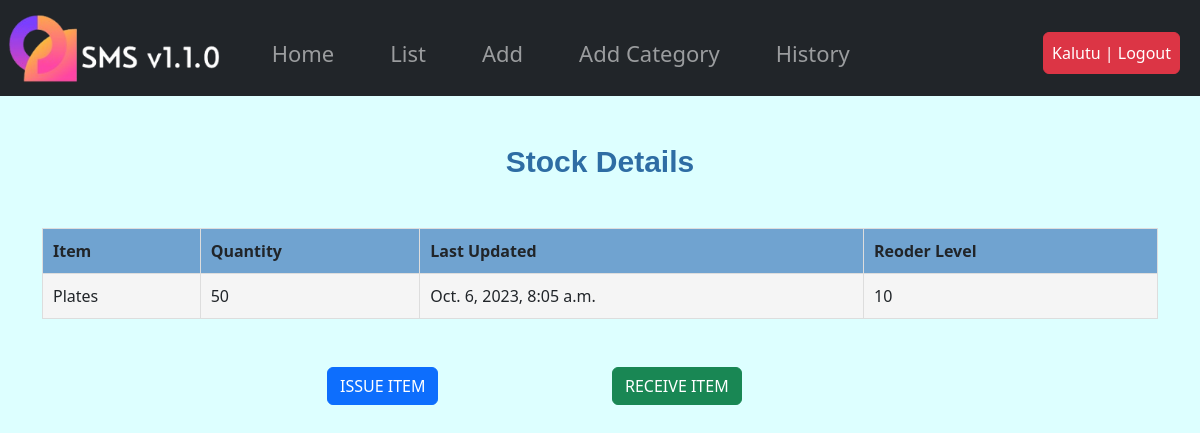
The app's page /stock/detail/19/ (signed in) with its own data.
### stockmgt/models.py (models this page shows, shortened)
class Stock(models.Model):
    category = models.ForeignKey(Category, on_delete=models.CASCADE, blank=True, null=True)
    item_name = models.CharField(max_length=50, blank=True, null=True)
    quantity = models.IntegerField(default='0', blank=True, null=True)
    receive_quantity = models.IntegerField(default='0', blank=True, null=True)
    receive_by = models.CharField(max_length=50, blank=True, null=True)
    issue_quantity = models.IntegerField(default='0', blank=True, null=True)
    issue_by = models.CharField(max_length=50, blank=True, null=True)
    issue_to = models.CharField(max_length=50, blank=True, null=True)
    phone_number = models.CharField(max_length=50, blank=True, null=True)
    created_by = models.CharField(max_length=50, blank=True, null=True)
    reorder_level = models.IntegerField(default='0', blank=True, null=True)
    timestamp = models.DateTimeField(auto_now_add=True, auto_now=False)
    last_updated = models.DateTimeField(auto_now_add=False, auto_now=True)
    export_to_CSV = models.BooleanField(default=False)

### stockmgt/views.py (the view)
# urls.py: path('detail/<str:id>/', stock_detail, name="detail"),
@login_required(login_url=('/accounts/login'))
def stock_detail(request, id):
    title = "Stock Details"
    queryset = Stock.objects.get(id=id)
    context={
        'title':title,
        'queryset': queryset,
    }
    return render(request, 'stock/detail.html', context)

### stockmgt/templates/stock/detail.html
{% extends 'stock/base.html' %}
{% load bootstrap5 %}
{% block content %}
      <div class="container mt-5">
        <h1 class="title mb-5">{{ title }}</h1>
      </div>
      <div class="container">
        <table>
                <tr>
                  <th>Item</th>
                  <th>Quantity</th>
                  <th>Last Updated</th>
                  <th>Reoder Level</th>
                </tr>
                <tr>
                  <td>{{queryset.item_name}}</td>
                  <td>{{queryset.quantity}}</td>
                  <td>{{queryset.last_updated}}</td>
                  <td>{{queryset.reorder_level}}</td>
                </tr>
        </table>
        <div class="row mt-5">
          <div class="col-sm-3"></div>
          <div class="col-sm-3"><a href='{% url "stock:issue" id=queryset.id%}'><div class='btn btn-primary'>ISSUE ITEM</div></a></div>
          <div class="col-sm-3"><a href='{% url "stock:receive" id=queryset.id%}'><div class='btn btn-success'>RECEIVE ITEM</div></a></div>
          <div class="col-sm-3"></div>
        </div>
      </div>
{% endblock %}

### stockmgt/templates/stock/base.html (shortened to what this page needs)
{% load static %}
<!DOCTYPE html>
<html lang="en">
<head>
    <link rel="stylesheet" href="https://cdnjs.cloudflare.com/ajax/libs/font-awesome/5.15.3/css/all.min.css">
    <link href="https://cdn.jsdelivr.net/npm/bootstrap@5.3.2/dist/css/bootstrap.min.css" rel="stylesheet">
    <link rel="stylesheet" href="{% static 'css/styles.css' %}">
</head>
<body>
    <nav class="navbar navbar-expand-lg navbar-dark bg-dark">
        {% if user.is_authenticated %}
        <a class="navbar-brand" href="{% url 'home' %}"><img height="70px" src="{% static 'img/logo.png' %}" alt="logo"></a>
        <div class="collapse navbar-collapse" id="navbarNav">
            <ul class="navbar-nav ml-auto">
                <li class="nav-item">
                    <a class="nav-link" href="{% url 'home' %}">Home</a>
                </li>
                <li class="nav-item">
                    <a class="nav-link" href="{% url 'stock:list' %}">List</a>
                </li>
                <li class="nav-item">
                    <a class="nav-link" href="{% url 'stock:add' %}">Add</a>
                </li>
                <li class="nav-item">
                    <a class="nav-link" href="{% url 'stock:add_category' %}">Add Category</a>
                </li>
                <li class="nav-item">
                    <a class="nav-link" href="{% url 'stock:history' %}">History</a>
                </li>
            </ul>
        </div>
        <ul class="navbar-nav">
            <li class="nav-item">
                    <a href="{% url 'accounts:logout' %}" class="btn btn-danger p-2">{{user}} | Logout</a>
            </li>
        </ul>
        {% endif %}
    </nav>
    {% block content %}
    {% endblock %}
</body>
</html>

### stockmgt/static/css/styles.css (style rules this page uses)
* { margin: 0; box-sizing: border-box; }
body { background-color: rgb(221, 255, 255); }
.nav-item { font-size: 22px; margin: 20px 20px 10px 20px; }
.title, .home { font-family: helvetica; font-weight: bold; font-size: 30px; color: #2e6da4; text-align: center; }
table { width: 100%; border-collapse: collapse; margin: 20px 0; }
th { background-color: #70a3d0; text-align: left; padding: 10px; font-weight: bold; border: 1px solid #ddd; }
td { padding: 10px; border: 1px solid #ddd; }
tr:nth-child(even) { background-color: #f5f5f5; }

### records on screen
Stock: item_name "Plates", quantity "50", last_updated "Oct. 6, 2023, 8:05 a.m.", reorder_level "10"

### other values on screen
{{ user }} "Kalutu"
{{ title }} "Stock Details"
